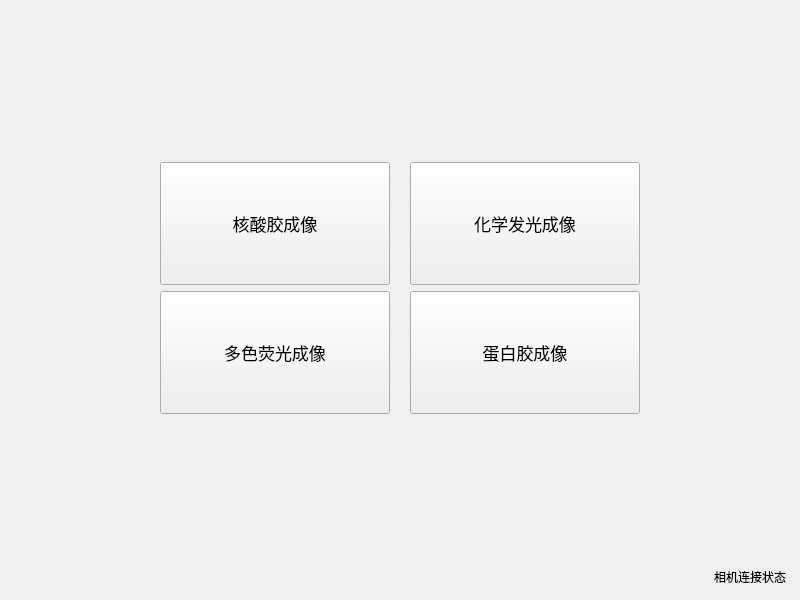
<?xml version="1.0" encoding="UTF-8"?>
<ui version="4.0">
 <class>BaseDialog</class>
 <widget class="QDialog" name="BaseDialog">
  <property name="geometry">
   <rect>
    <x>0</x>
    <y>0</y>
    <width>800</width>
    <height>600</height>
   </rect>
  </property>
  <property name="minimumSize">
   <size>
    <width>800</width>
    <height>600</height>
   </size>
  </property>
  <property name="maximumSize">
   <size>
    <width>16777215</width>
    <height>16777215</height>
   </size>
  </property>
  <property name="windowTitle">
   <string>Login</string>
  </property>
  <property name="styleSheet">
   <string notr="true"/>
  </property>
  <layout class="QVBoxLayout" name="verticalLayout_main" stretch="0">
   <property name="spacing">
    <number>0</number>
   </property>
   <property name="leftMargin">
    <number>5</number>
   </property>
   <property name="topMargin">
    <number>5</number>
   </property>
   <property name="rightMargin">
    <number>5</number>
   </property>
   <property name="bottomMargin">
    <number>5</number>
   </property>
   <item>
    <widget class="QFrame" name="login_base">
     <property name="styleSheet">
      <string notr="true"/>
     </property>
     <layout class="QVBoxLayout" name="verticalLayout_login" stretch="0,2">
      <property name="spacing">
       <number>0</number>
      </property>
      <property name="leftMargin">
       <number>0</number>
      </property>
      <property name="topMargin">
       <number>0</number>
      </property>
      <property name="rightMargin">
       <number>0</number>
      </property>
      <property name="bottomMargin">
       <number>0</number>
      </property>
      <item>
       <layout class="QHBoxLayout" name="horizontalLayout">
        <property name="spacing">
         <number>0</number>
        </property>
        <property name="leftMargin">
         <number>0</number>
        </property>
        <property name="topMargin">
         <number>0</number>
        </property>
        <property name="rightMargin">
         <number>0</number>
        </property>
        <property name="bottomMargin">
         <number>0</number>
        </property>
       </layout>
      </item>
      <item>
       <widget class="QWidget" name="widget_function" native="true">
        <property name="styleSheet">
         <string notr="true">QWidget#widget_function {background-image: url(:/image/swkj.jpg);
background-repeat: no-repeat;
background-position: center;
}</string>
        </property>
        <layout class="QVBoxLayout" name="verticalLayout">
         <item>
          <spacer name="verticalSpacer_2">
           <property name="orientation">
            <enum>Qt::Vertical</enum>
           </property>
           <property name="sizeHint" stdset="0">
            <size>
             <width>20</width>
             <height>131</height>
            </size>
           </property>
          </spacer>
         </item>
         <item>
          <layout class="QHBoxLayout" name="horizontalLayout_2">
           <property name="spacing">
            <number>20</number>
           </property>
           <item>
            <spacer name="horizontalSpacer">
             <property name="orientation">
              <enum>Qt::Horizontal</enum>
             </property>
             <property name="sizeHint" stdset="0">
              <size>
               <width>40</width>
               <height>20</height>
              </size>
             </property>
            </spacer>
           </item>
           <item>
            <widget class="QToolButton" name="btn_hsjcx">
             <property name="minimumSize">
              <size>
               <width>230</width>
               <height>123</height>
              </size>
             </property>
             <property name="maximumSize">
              <size>
               <width>230</width>
               <height>123</height>
              </size>
             </property>
             <property name="font">
              <font>
               <family>微软雅黑</family>
               <pointsize>13</pointsize>
              </font>
             </property>
             <property name="styleSheet">
              <string notr="true"/>
             </property>
             <property name="text">
              <string>核酸胶成像</string>
             </property>
             <property name="icon">
              <iconset resource="img.qrc">
               <normaloff>:/image/sjp.png</normaloff>:/image/sjp.png</iconset>
             </property>
             <property name="iconSize">
              <size>
               <width>64</width>
               <height>64</height>
              </size>
             </property>
             <property name="toolButtonStyle">
              <enum>Qt::ToolButtonTextBesideIcon</enum>
             </property>
            </widget>
           </item>
           <item>
            <widget class="QToolButton" name="btn_hxfgcx">
             <property name="minimumSize">
              <size>
               <width>230</width>
               <height>123</height>
              </size>
             </property>
             <property name="maximumSize">
              <size>
               <width>230</width>
               <height>123</height>
              </size>
             </property>
             <property name="font">
              <font>
               <family>微软雅黑</family>
               <pointsize>13</pointsize>
              </font>
             </property>
             <property name="text">
              <string>化学发光成像</string>
             </property>
             <property name="icon">
              <iconset resource="img.qrc">
               <normaloff>:/image/hxfg.png</normaloff>:/image/hxfg.png</iconset>
             </property>
             <property name="iconSize">
              <size>
               <width>64</width>
               <height>64</height>
              </size>
             </property>
             <property name="toolButtonStyle">
              <enum>Qt::ToolButtonTextBesideIcon</enum>
             </property>
            </widget>
           </item>
           <item>
            <spacer name="horizontalSpacer_2">
             <property name="orientation">
              <enum>Qt::Horizontal</enum>
             </property>
             <property name="sizeHint" stdset="0">
              <size>
               <width>40</width>
               <height>20</height>
              </size>
             </property>
            </spacer>
           </item>
          </layout>
         </item>
         <item>
          <layout class="QHBoxLayout" name="horizontalLayout_3">
           <property name="spacing">
            <number>20</number>
           </property>
           <item>
            <spacer name="horizontalSpacer_3">
             <property name="orientation">
              <enum>Qt::Horizontal</enum>
             </property>
             <property name="sizeHint" stdset="0">
              <size>
               <width>40</width>
               <height>20</height>
              </size>
             </property>
            </spacer>
           </item>
           <item>
            <widget class="QToolButton" name="btn_dsygcx">
             <property name="minimumSize">
              <size>
               <width>230</width>
               <height>123</height>
              </size>
             </property>
             <property name="maximumSize">
              <size>
               <width>230</width>
               <height>123</height>
              </size>
             </property>
             <property name="font">
              <font>
               <family>微软雅黑</family>
               <pointsize>13</pointsize>
              </font>
             </property>
             <property name="text">
              <string>多色荧光成像</string>
             </property>
             <property name="icon">
              <iconset resource="img.qrc">
               <normaloff>:/image/sjg.png</normaloff>:/image/sjg.png</iconset>
             </property>
             <property name="iconSize">
              <size>
               <width>64</width>
               <height>64</height>
              </size>
             </property>
             <property name="toolButtonStyle">
              <enum>Qt::ToolButtonTextBesideIcon</enum>
             </property>
            </widget>
           </item>
           <item>
            <widget class="QToolButton" name="btn_dbjcx">
             <property name="minimumSize">
              <size>
               <width>230</width>
               <height>123</height>
              </size>
             </property>
             <property name="maximumSize">
              <size>
               <width>230</width>
               <height>123</height>
              </size>
             </property>
             <property name="font">
              <font>
               <family>微软雅黑</family>
               <pointsize>13</pointsize>
              </font>
             </property>
             <property name="text">
              <string>蛋白胶成像</string>
             </property>
             <property name="icon">
              <iconset resource="img.qrc">
               <normaloff>:/image/dbj.png</normaloff>:/image/dbj.png</iconset>
             </property>
             <property name="iconSize">
              <size>
               <width>64</width>
               <height>64</height>
              </size>
             </property>
             <property name="toolButtonStyle">
              <enum>Qt::ToolButtonTextBesideIcon</enum>
             </property>
            </widget>
           </item>
           <item>
            <spacer name="horizontalSpacer_4">
             <property name="orientation">
              <enum>Qt::Horizontal</enum>
             </property>
             <property name="sizeHint" stdset="0">
              <size>
               <width>40</width>
               <height>20</height>
              </size>
             </property>
            </spacer>
           </item>
          </layout>
         </item>
         <item>
          <spacer name="verticalSpacer">
           <property name="orientation">
            <enum>Qt::Vertical</enum>
           </property>
           <property name="sizeHint" stdset="0">
            <size>
             <width>20</width>
             <height>40</height>
            </size>
           </property>
          </spacer>
         </item>
         <item>
          <layout class="QHBoxLayout" name="horizontalLayout_4">
           <item>
            <widget class="QLabel" name="label">
             <property name="text">
              <string>相机连接状态</string>
             </property>
             <property name="alignment">
              <set>Qt::AlignRight|Qt::AlignTrailing|Qt::AlignVCenter</set>
             </property>
            </widget>
           </item>
          </layout>
         </item>
        </layout>
       </widget>
      </item>
     </layout>
    </widget>
   </item>
  </layout>
 </widget>
 <resources>
  <include location="img.qrc"/>
 </resources>
 <connections/>
</ui>
